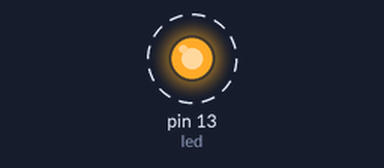
The sketch below on a simulated Arduino Uno, built with avr-gcc and run on an emulated ATmega328P. On the bench: output pins drawn as LEDs (lit = HIGH). Dashed ring = blinking.

Above: at 0.12 s.
Timing chart, 0 to 3.0 s (numbered marks = the images above):
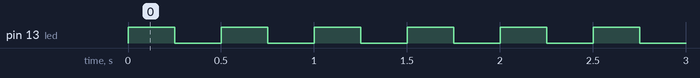

The sketch:

Ejemplo.ino
```cpp
//sketch desde consola
int led=13;
int t=250;

void setup()
	{
	pinMode(led, OUTPUT);
	}

void loop()
	{
	digitalWrite(led, HIGH);
	delay(t);
	digitalWrite(led, LOW);
	delay(t);
	}
```

Measured:
- by itself, pin 13 (led): alternates HIGH for 0.25 s and LOW for 0.25 s
